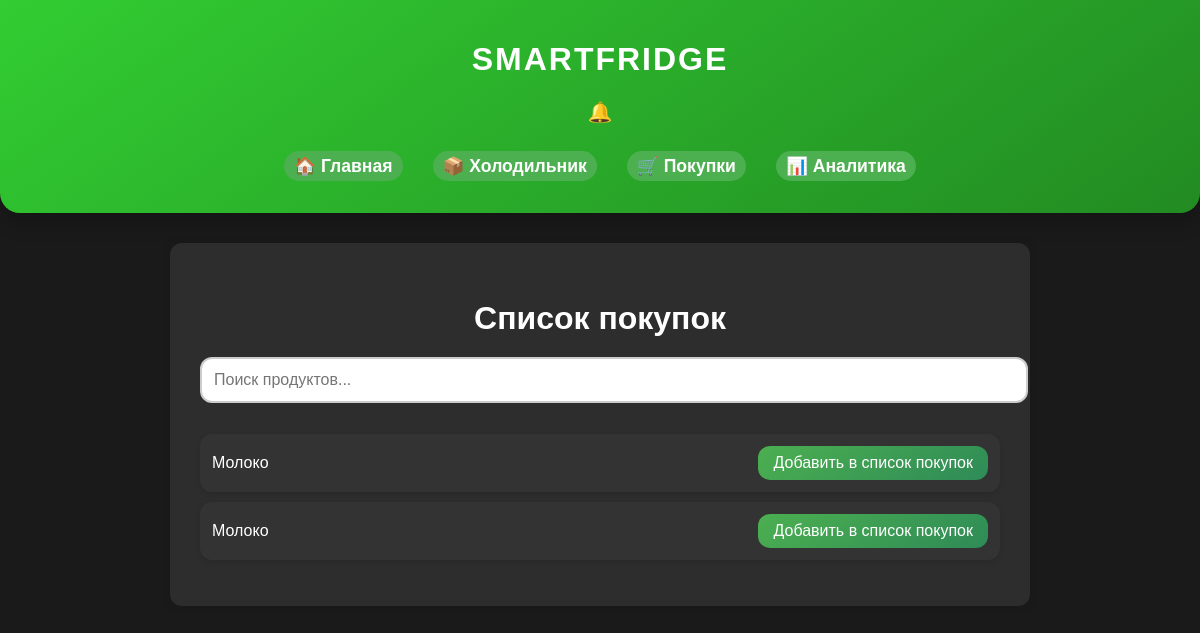
The page /products_shop (signed in) on the database as committed earlier.
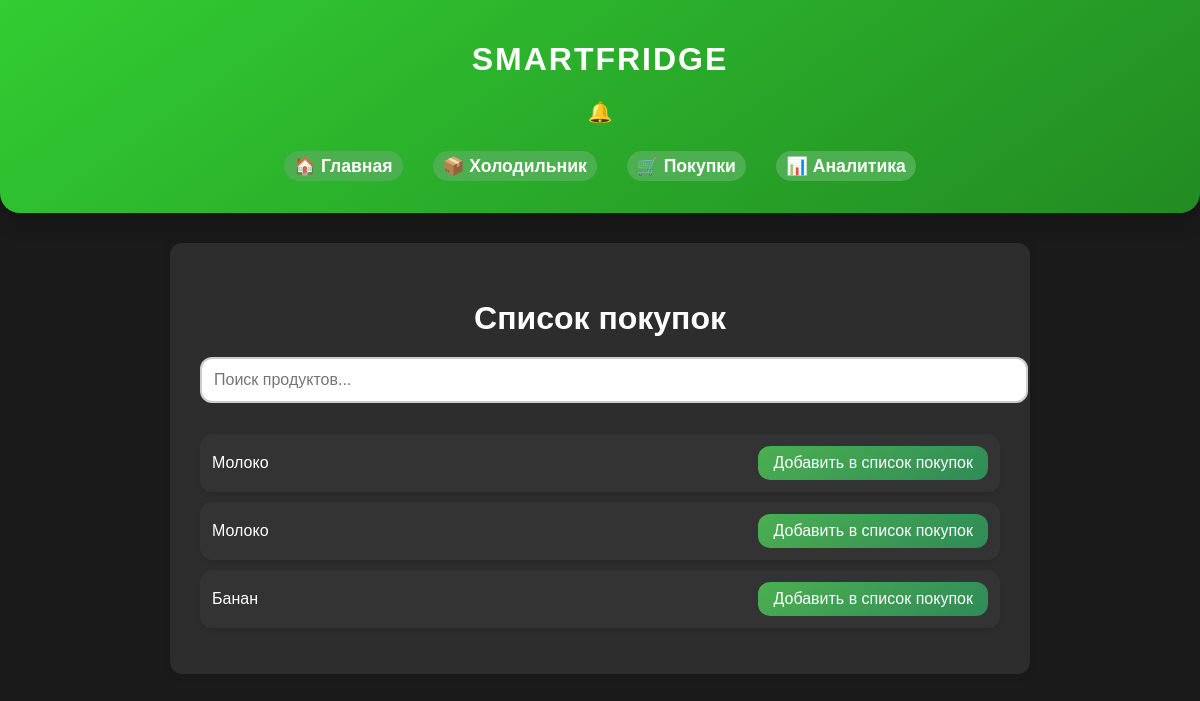
The same page on the database as committed later.
### app/models.py (models this page shows, shortened)
class Product(db.Model):
    id: Mapped[int] = mapped_column(sa.Integer, primary_key=True, autoincrement=True)
    name: Mapped[str] = mapped_column(sa.String(100), nullable=False)
    product_type: Mapped[str] = mapped_column(sa.String(50), nullable=False)
    quantity: Mapped[float] = mapped_column(sa.Float, nullable=False)
    unit: Mapped[str] = mapped_column(sa.String(20), nullable=False)  # кг, шт, л и т. д.
    nutrition_info: Mapped[str] = mapped_column(sa.Text, nullable=True)
    allergens: Mapped[bool] = mapped_column(sa.Boolean, default=False)

### app/routes.py (the view)
@app.route('/products_shop')
@login_required
def find_product_shop():
    products = Product.query.all()
    fridge_items = {item.product_id for item in Fridge.query.filter_by(user_id=current_user.id).all()}  # ID продуктов в холодильнике
    return render_template('find_product_shop.html', products=products, fridge_items=fridge_items)

### app/models.py (called while the page is built)
@login.user_loader
def load_user(id):
  return db.session.get(User, int(id))

### app/templates/find_product_shop.html (shortened to what this page needs)
{% extends "base.html" %}
{% block content %}
<h2>Список покупок</h2>
<div class="search-container">
    <input type="text" id="search-box" placeholder="Поиск продуктов..." />
</div>
<ul class="product-list">
    {% for product in products %}
    <li class="product-item" data-product-id="{{ product.id }}">
        <span class="product-name">{{ product.name }}</span>
        <button class="add-btn">Добавить в список покупок</button>
    </li>
    {% endfor %}
</ul>
{% endblock %}

Rows that differ between the two databases and show on the page:
added Product: name "Банан"
